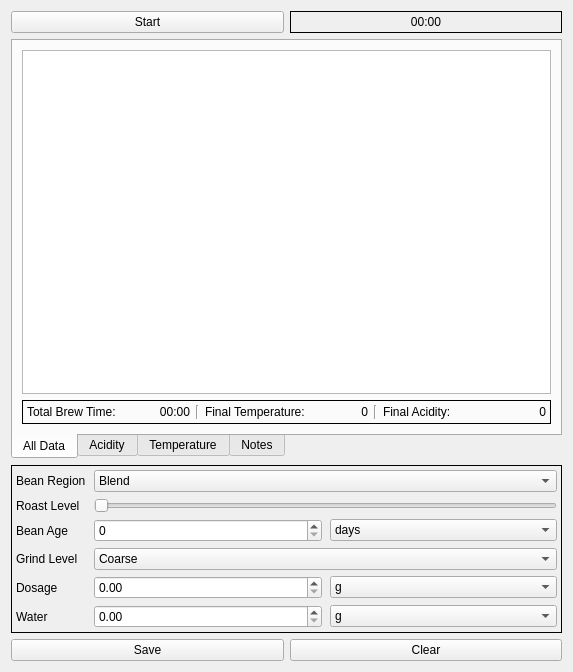
<?xml version="1.0" encoding="UTF-8"?>
<ui version="4.0">
 <class>NewBrewWidget</class>
 <widget class="QWidget" name="NewBrewWidget">
  <property name="geometry">
   <rect>
    <x>0</x>
    <y>0</y>
    <width>573</width>
    <height>669</height>
   </rect>
  </property>
  <property name="windowTitle">
   <string>Form</string>
  </property>
  <layout class="QVBoxLayout" name="layout_newBrewWidget">
   <item>
    <layout class="QHBoxLayout" name="layout_brewToggle">
     <item>
      <widget class="QPushButton" name="button_brewToggle">
       <property name="text">
        <string>Start</string>
       </property>
       <property name="checkable">
        <bool>true</bool>
       </property>
      </widget>
     </item>
     <item>
      <widget class="BrewTimer" name="label_timer">
       <property name="frameShape">
        <enum>QFrame::Box</enum>
       </property>
       <property name="text">
        <string>00:00</string>
       </property>
       <property name="alignment">
        <set>Qt::AlignCenter</set>
       </property>
      </widget>
     </item>
    </layout>
   </item>
   <item>
    <widget class="QTabWidget" name="widget_liveView">
     <property name="tabPosition">
      <enum>QTabWidget::South</enum>
     </property>
     <property name="currentIndex">
      <number>0</number>
     </property>
     <widget class="QWidget" name="tab_review">
      <attribute name="title">
       <string>All Data</string>
      </attribute>
      <layout class="QVBoxLayout" name="verticalLayout_4">
       <item>
        <widget class="QChartView" name="graphicsView_all"/>
       </item>
       <item>
        <widget class="QFrame" name="frame_review">
         <property name="frameShape">
          <enum>QFrame::Box</enum>
         </property>
         <layout class="QHBoxLayout" name="horizontalLayout_3">
          <property name="leftMargin">
           <number>4</number>
          </property>
          <property name="topMargin">
           <number>4</number>
          </property>
          <property name="rightMargin">
           <number>4</number>
          </property>
          <property name="bottomMargin">
           <number>4</number>
          </property>
          <item>
           <widget class="QLabel" name="label_totalBrewTime">
            <property name="sizePolicy">
             <sizepolicy hsizetype="Fixed" vsizetype="Preferred">
              <horstretch>0</horstretch>
              <verstretch>0</verstretch>
             </sizepolicy>
            </property>
            <property name="minimumSize">
             <size>
              <width>100</width>
              <height>0</height>
             </size>
            </property>
            <property name="frameShape">
             <enum>QFrame::NoFrame</enum>
            </property>
            <property name="text">
             <string>Total Brew Time:</string>
            </property>
           </widget>
          </item>
          <item>
           <widget class="QLabel" name="label_totalBrewTimeInput">
            <property name="frameShape">
             <enum>QFrame::NoFrame</enum>
            </property>
            <property name="text">
             <string>00:00</string>
            </property>
            <property name="alignment">
             <set>Qt::AlignRight|Qt::AlignTrailing|Qt::AlignVCenter</set>
            </property>
           </widget>
          </item>
          <item>
           <widget class="Line" name="line_1">
            <property name="orientation">
             <enum>Qt::Vertical</enum>
            </property>
           </widget>
          </item>
          <item>
           <widget class="QLabel" name="label_finalTemperature">
            <property name="sizePolicy">
             <sizepolicy hsizetype="Fixed" vsizetype="Preferred">
              <horstretch>0</horstretch>
              <verstretch>0</verstretch>
             </sizepolicy>
            </property>
            <property name="minimumSize">
             <size>
              <width>100</width>
              <height>0</height>
             </size>
            </property>
            <property name="text">
             <string>Final Temperature:</string>
            </property>
           </widget>
          </item>
          <item>
           <widget class="QLabel" name="label_finalTemperatureInput">
            <property name="text">
             <string>0</string>
            </property>
            <property name="alignment">
             <set>Qt::AlignRight|Qt::AlignTrailing|Qt::AlignVCenter</set>
            </property>
           </widget>
          </item>
          <item>
           <widget class="Line" name="line_2">
            <property name="orientation">
             <enum>Qt::Vertical</enum>
            </property>
           </widget>
          </item>
          <item>
           <widget class="QLabel" name="label_finalpH">
            <property name="sizePolicy">
             <sizepolicy hsizetype="Fixed" vsizetype="Preferred">
              <horstretch>0</horstretch>
              <verstretch>0</verstretch>
             </sizepolicy>
            </property>
            <property name="minimumSize">
             <size>
              <width>100</width>
              <height>0</height>
             </size>
            </property>
            <property name="text">
             <string>Final Acidity:</string>
            </property>
           </widget>
          </item>
          <item>
           <widget class="QLabel" name="label_finalpHInput">
            <property name="text">
             <string>0</string>
            </property>
            <property name="alignment">
             <set>Qt::AlignRight|Qt::AlignTrailing|Qt::AlignVCenter</set>
            </property>
           </widget>
          </item>
         </layout>
        </widget>
       </item>
      </layout>
     </widget>
     <widget class="QWidget" name="tab_livePh">
      <attribute name="title">
       <string>Acidity</string>
      </attribute>
      <layout class="QVBoxLayout" name="layout_livePh">
       <item>
        <widget class="QChartView" name="graphicsView_pH"/>
       </item>
      </layout>
     </widget>
     <widget class="QWidget" name="tab_liveTemperature">
      <attribute name="title">
       <string>Temperature</string>
      </attribute>
      <layout class="QHBoxLayout" name="layout_liveTemperature">
       <item>
        <widget class="QChartView" name="graphicsView_temperature"/>
       </item>
      </layout>
     </widget>
     <widget class="QWidget" name="tab_notes">
      <attribute name="title">
       <string>Notes</string>
      </attribute>
      <layout class="QVBoxLayout" name="verticalLayout">
       <item>
        <layout class="QHBoxLayout" name="layout_rating">
         <item>
          <widget class="QLabel" name="label_rating">
           <property name="text">
            <string>Cup Rating</string>
           </property>
          </widget>
         </item>
         <item>
          <widget class="QSlider" name="slider_rating">
           <property name="minimum">
            <number>1</number>
           </property>
           <property name="maximum">
            <number>5</number>
           </property>
           <property name="pageStep">
            <number>1</number>
           </property>
           <property name="orientation">
            <enum>Qt::Horizontal</enum>
           </property>
           <property name="tickPosition">
            <enum>QSlider::TicksBelow</enum>
           </property>
           <property name="tickInterval">
            <number>1</number>
           </property>
          </widget>
         </item>
        </layout>
       </item>
       <item>
        <widget class="QLabel" name="label_brewingNotes">
         <property name="text">
          <string>Brewing Notes</string>
         </property>
        </widget>
       </item>
       <item>
        <widget class="QTextEdit" name="textEdit_brewingNotes">
         <property name="sizePolicy">
          <sizepolicy hsizetype="Preferred" vsizetype="Preferred">
           <horstretch>0</horstretch>
           <verstretch>0</verstretch>
          </sizepolicy>
         </property>
         <property name="frameShape">
          <enum>QFrame::Box</enum>
         </property>
         <property name="frameShadow">
          <enum>QFrame::Plain</enum>
         </property>
        </widget>
       </item>
       <item>
        <widget class="QLabel" name="label_tastingNotes">
         <property name="text">
          <string>Tasting Notes</string>
         </property>
        </widget>
       </item>
       <item>
        <widget class="QTextEdit" name="textEdit_tastingNotes">
         <property name="sizePolicy">
          <sizepolicy hsizetype="Preferred" vsizetype="Preferred">
           <horstretch>0</horstretch>
           <verstretch>0</verstretch>
          </sizepolicy>
         </property>
         <property name="frameShape">
          <enum>QFrame::Box</enum>
         </property>
         <property name="frameShadow">
          <enum>QFrame::Plain</enum>
         </property>
        </widget>
       </item>
       <item>
        <widget class="QLabel" name="label">
         <property name="text">
          <string>Suggestions</string>
         </property>
        </widget>
       </item>
       <item>
        <layout class="QHBoxLayout" name="horizontalLayout_2">
         <item>
          <widget class="QFrame" name="frame_suggestions">
           <property name="minimumSize">
            <size>
             <width>250</width>
             <height>0</height>
            </size>
           </property>
           <property name="maximumSize">
            <size>
             <width>250</width>
             <height>16777215</height>
            </size>
           </property>
           <property name="frameShape">
            <enum>QFrame::Box</enum>
           </property>
           <property name="frameShadow">
            <enum>QFrame::Plain</enum>
           </property>
           <layout class="QFormLayout" name="formLayout">
            <item row="0" column="0">
             <widget class="QLabel" name="label_suggestion_age">
              <property name="text">
               <string>Age:</string>
              </property>
             </widget>
            </item>
            <item row="0" column="1">
             <widget class="QLabel" name="label_suggestion_ageInput">
              <property name="text">
               <string/>
              </property>
             </widget>
            </item>
            <item row="1" column="0">
             <widget class="QLabel" name="label_suggestion_grind">
              <property name="text">
               <string>Grind:</string>
              </property>
             </widget>
            </item>
            <item row="1" column="1">
             <widget class="QLabel" name="label_suggestion_grindInput">
              <property name="text">
               <string/>
              </property>
             </widget>
            </item>
            <item row="2" column="0">
             <widget class="QLabel" name="label_suggestion_ratio">
              <property name="text">
               <string>Brew Ratio:</string>
              </property>
             </widget>
            </item>
            <item row="3" column="0">
             <widget class="QLabel" name="label_suggestion_time">
              <property name="text">
               <string>Brew Time:</string>
              </property>
             </widget>
            </item>
            <item row="3" column="1">
             <widget class="QLabel" name="label_suggestion_timeInput">
              <property name="text">
               <string/>
              </property>
             </widget>
            </item>
            <item row="4" column="0">
             <widget class="QLabel" name="label_suggestion_temp">
              <property name="text">
               <string>Temperature:</string>
              </property>
             </widget>
            </item>
            <item row="4" column="1">
             <widget class="QLabel" name="label_suggestion_tempInput">
              <property name="text">
               <string/>
              </property>
             </widget>
            </item>
            <item row="5" column="0">
             <widget class="QLabel" name="label_suggestion_pH">
              <property name="text">
               <string>Acidity:</string>
              </property>
             </widget>
            </item>
            <item row="5" column="1">
             <widget class="QLabel" name="label_suggestion_pHInput">
              <property name="text">
               <string/>
              </property>
             </widget>
            </item>
            <item row="2" column="1">
             <widget class="QLabel" name="label_suggestion_ratioInput">
              <property name="text">
               <string/>
              </property>
             </widget>
            </item>
           </layout>
          </widget>
         </item>
         <item>
          <widget class="QPlainTextEdit" name="text_suggestions">
           <property name="frameShape">
            <enum>QFrame::Box</enum>
           </property>
           <property name="frameShadow">
            <enum>QFrame::Plain</enum>
           </property>
           <property name="undoRedoEnabled">
            <bool>false</bool>
           </property>
           <property name="readOnly">
            <bool>true</bool>
           </property>
          </widget>
         </item>
        </layout>
       </item>
      </layout>
     </widget>
    </widget>
   </item>
   <item>
    <widget class="QFrame" name="frame_staticData">
     <property name="frameShape">
      <enum>QFrame::Box</enum>
     </property>
     <layout class="QGridLayout" name="layout_staticData">
      <property name="leftMargin">
       <number>4</number>
      </property>
      <property name="topMargin">
       <number>4</number>
      </property>
      <property name="rightMargin">
       <number>4</number>
      </property>
      <property name="bottomMargin">
       <number>4</number>
      </property>
      <property name="horizontalSpacing">
       <number>8</number>
      </property>
      <property name="verticalSpacing">
       <number>6</number>
      </property>
      <item row="2" column="2">
       <widget class="QComboBox" name="comboBox_age">
        <property name="sizePolicy">
         <sizepolicy hsizetype="Preferred" vsizetype="Fixed">
          <horstretch>0</horstretch>
          <verstretch>0</verstretch>
         </sizepolicy>
        </property>
        <item>
         <property name="text">
          <string>days</string>
         </property>
        </item>
        <item>
         <property name="text">
          <string>weeks</string>
         </property>
        </item>
        <item>
         <property name="text">
          <string>months</string>
         </property>
        </item>
       </widget>
      </item>
      <item row="1" column="0">
       <widget class="QLabel" name="label_roast">
        <property name="sizePolicy">
         <sizepolicy hsizetype="Fixed" vsizetype="Preferred">
          <horstretch>0</horstretch>
          <verstretch>0</verstretch>
         </sizepolicy>
        </property>
        <property name="text">
         <string>Roast Level</string>
        </property>
       </widget>
      </item>
      <item row="0" column="0">
       <widget class="QLabel" name="label_region">
        <property name="sizePolicy">
         <sizepolicy hsizetype="Fixed" vsizetype="Preferred">
          <horstretch>0</horstretch>
          <verstretch>0</verstretch>
         </sizepolicy>
        </property>
        <property name="text">
         <string>Bean Region</string>
        </property>
       </widget>
      </item>
      <item row="3" column="0">
       <widget class="QLabel" name="label_grind">
        <property name="sizePolicy">
         <sizepolicy hsizetype="Fixed" vsizetype="Preferred">
          <horstretch>0</horstretch>
          <verstretch>0</verstretch>
         </sizepolicy>
        </property>
        <property name="text">
         <string>Grind Level</string>
        </property>
       </widget>
      </item>
      <item row="3" column="1" colspan="2">
       <widget class="QComboBox" name="comboBox_grind">
        <item>
         <property name="text">
          <string>Coarse</string>
         </property>
        </item>
        <item>
         <property name="text">
          <string>Medium Coarse</string>
         </property>
        </item>
        <item>
         <property name="text">
          <string>Medium</string>
         </property>
        </item>
        <item>
         <property name="text">
          <string>Medium Fine</string>
         </property>
        </item>
        <item>
         <property name="text">
          <string>Fine</string>
         </property>
        </item>
       </widget>
      </item>
      <item row="5" column="0">
       <widget class="QLabel" name="label_water">
        <property name="sizePolicy">
         <sizepolicy hsizetype="Fixed" vsizetype="Preferred">
          <horstretch>0</horstretch>
          <verstretch>0</verstretch>
         </sizepolicy>
        </property>
        <property name="text">
         <string>Water</string>
        </property>
       </widget>
      </item>
      <item row="4" column="2">
       <widget class="QComboBox" name="comboBox_dosage">
        <property name="sizePolicy">
         <sizepolicy hsizetype="Preferred" vsizetype="Fixed">
          <horstretch>0</horstretch>
          <verstretch>0</verstretch>
         </sizepolicy>
        </property>
        <item>
         <property name="text">
          <string>g</string>
         </property>
        </item>
        <item>
         <property name="text">
          <string>ml</string>
         </property>
        </item>
       </widget>
      </item>
      <item row="5" column="2">
       <widget class="QComboBox" name="comboBox_water">
        <property name="sizePolicy">
         <sizepolicy hsizetype="Preferred" vsizetype="Fixed">
          <horstretch>0</horstretch>
          <verstretch>0</verstretch>
         </sizepolicy>
        </property>
        <item>
         <property name="text">
          <string>g</string>
         </property>
        </item>
        <item>
         <property name="text">
          <string>ml</string>
         </property>
        </item>
       </widget>
      </item>
      <item row="1" column="1" colspan="2">
       <widget class="RoastSlider" name="slider_roast">
        <property name="orientation">
         <enum>Qt::Horizontal</enum>
        </property>
       </widget>
      </item>
      <item row="4" column="1">
       <widget class="QDoubleSpinBox" name="spinBox_dosage"/>
      </item>
      <item row="2" column="1">
       <widget class="QSpinBox" name="spinBox_age">
        <property name="specialValueText">
         <string notr="true"/>
        </property>
        <property name="correctionMode">
         <enum>QAbstractSpinBox::CorrectToNearestValue</enum>
        </property>
       </widget>
      </item>
      <item row="4" column="0">
       <widget class="QLabel" name="label_dosage">
        <property name="sizePolicy">
         <sizepolicy hsizetype="Fixed" vsizetype="Preferred">
          <horstretch>0</horstretch>
          <verstretch>0</verstretch>
         </sizepolicy>
        </property>
        <property name="text">
         <string>Dosage</string>
        </property>
       </widget>
      </item>
      <item row="0" column="1" colspan="2">
       <widget class="QComboBox" name="comboBox_region">
        <item>
         <property name="text">
          <string>Blend</string>
         </property>
        </item>
        <item>
         <property name="text">
          <string>Africa</string>
         </property>
        </item>
        <item>
         <property name="text">
          <string>Asia</string>
         </property>
        </item>
        <item>
         <property name="text">
          <string>Central America</string>
         </property>
        </item>
        <item>
         <property name="text">
          <string>South America</string>
         </property>
        </item>
        <item>
         <property name="text">
          <string>Other</string>
         </property>
        </item>
       </widget>
      </item>
      <item row="5" column="1">
       <widget class="QDoubleSpinBox" name="spinBox_water">
        <property name="maximum">
         <double>999.990000000000009</double>
        </property>
       </widget>
      </item>
      <item row="2" column="0">
       <widget class="QLabel" name="label_age">
        <property name="sizePolicy">
         <sizepolicy hsizetype="Fixed" vsizetype="Preferred">
          <horstretch>0</horstretch>
          <verstretch>0</verstretch>
         </sizepolicy>
        </property>
        <property name="text">
         <string>Bean Age</string>
        </property>
       </widget>
      </item>
     </layout>
    </widget>
   </item>
   <item>
    <layout class="QHBoxLayout" name="layout_save">
     <item>
      <widget class="QPushButton" name="button_save">
       <property name="text">
        <string>Save</string>
       </property>
      </widget>
     </item>
     <item>
      <widget class="QPushButton" name="button_clear">
       <property name="text">
        <string>Clear</string>
       </property>
      </widget>
     </item>
    </layout>
   </item>
  </layout>
 </widget>
 <customwidgets>
  <customwidget>
   <class>QChartView</class>
   <extends>QGraphicsView</extends>
   <header location="global">qchartview.h</header>
  </customwidget>
  <customwidget>
   <class>RoastSlider</class>
   <extends>QSlider</extends>
   <header location="global">components/roastslider.h</header>
  </customwidget>
  <customwidget>
   <class>BrewTimer</class>
   <extends>QLabel</extends>
   <header location="global">components/brewtimer.h</header>
  </customwidget>
 </customwidgets>
 <resources/>
 <connections/>
</ui>
